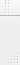
<?xml version="1.0" encoding="UTF-8"?>
<ui version="4.0">
 <class>MainWindow</class>
 <widget class="QMainWindow" name="MainWindow">
  <property name="geometry">
   <rect>
    <x>0</x>
    <y>0</y>
    <width>16</width>
    <height>65</height>
   </rect>
  </property>
  <property name="windowTitle">
   <string>MainWindow</string>
  </property>
  <widget class="QWidget" name="centralWidget">
   <widget class="QTextEdit" name="textEdit">
    <property name="geometry">
     <rect>
      <x>90</x>
      <y>30</y>
      <width>231</width>
      <height>64</height>
     </rect>
    </property>
   </widget>
   <widget class="QPushButton" name="pushButton">
    <property name="geometry">
     <rect>
      <x>110</x>
      <y>140</y>
      <width>75</width>
      <height>23</height>
     </rect>
    </property>
    <property name="text">
     <string>PushButton</string>
    </property>
   </widget>
  </widget>
  <widget class="QMenuBar" name="menuBar">
   <property name="geometry">
    <rect>
     <x>0</x>
     <y>0</y>
     <width>16</width>
     <height>19</height>
    </rect>
   </property>
  </widget>
  <widget class="QToolBar" name="mainToolBar">
   <attribute name="toolBarArea">
    <enum>TopToolBarArea</enum>
   </attribute>
   <attribute name="toolBarBreak">
    <bool>false</bool>
   </attribute>
  </widget>
  <widget class="QStatusBar" name="statusBar"/>
 </widget>
 <layoutdefault spacing="6" margin="11"/>
 <resources/>
 <connections/>
</ui>
